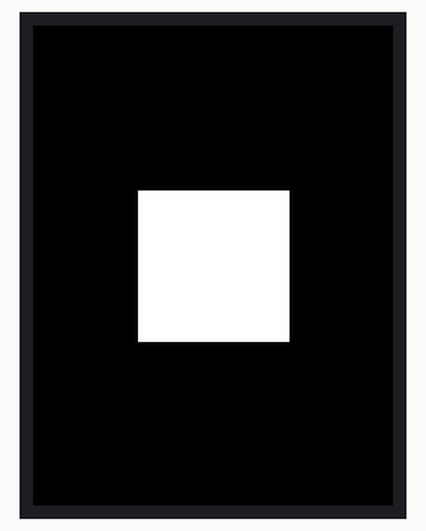
Recording of a program running on a simulated MicroPython board. On the bench: 240×320 colour display. Library files of the repository ran but are not shown: ili9341_init.py, ili9341_clear.py. At 0.5 s the program stops and its outputs stay as they are.

Above: at 0.5 s.

The program:

main.py
```python
from machine import Pin, SPI
import time
from square import draw_square
from ili9341_init import ili9341_init
from ili9341_clear import ili9341_clear


spi = SPI(0, baudrate=51200000, sck=Pin(18), mosi=Pin(19))
cs = Pin(28, Pin.OUT, value=1)
dc = Pin(22, Pin.OUT, value=0)
rst = Pin(27, Pin.OUT, value=1)


'''ili9341初期化'''
#reset
rst(0)
time.sleep(.05)
rst(1)
time.sleep(.05)

# Send initialization commands
ili9341_init(spi, cs, dc)

# clear
ili9341_clear(spi, cs, dc)


'''正方形を描画'''
draw_square(spi, cs, dc)
```

square.py
```python
'''正方形の描画'''
SET_COLUMN = const(0x2A)  # Column address set
SET_PAGE = const(0x2B)  # Page address set
WRITE_RAM = const(0x2C)  # Memory write

color = 65535

def draw_square(spi, cs, dc):
    x1, x2 = 70, 170
    y1, y2 = 110, 210
    square_data = color.to_bytes(2, 'big') * (x2 - x1 + 1)

    for y in range(y1, y2 + 1):
        # X範囲の設定
        dc(0)
        cs(0)
        spi.write(bytearray([SET_COLUMN]))
        cs(1)

        dc(1)
        cs(0)
        spi.write(bytearray([x1 >> 8, x1 & 0xff, x2 >> 8, x2 & 0xff]))
        cs(1)

        # Y範囲の設定
        dc(0)
        cs(0)
        spi.write(bytearray([SET_PAGE]))
        cs(1)

        dc(1)
        cs(0)
        spi.write(bytearray([y >> 8, y & 0xff, y >> 8, y & 0xff]))
        cs(1)

        # ピクセルデータを書き込む
        dc(0)
        cs(0)
        spi.write(bytearray([WRITE_RAM]))
        cs(1)

        dc(1)
        cs(0)
        spi.write(bytearray(square_data))
        cs(1)
```
